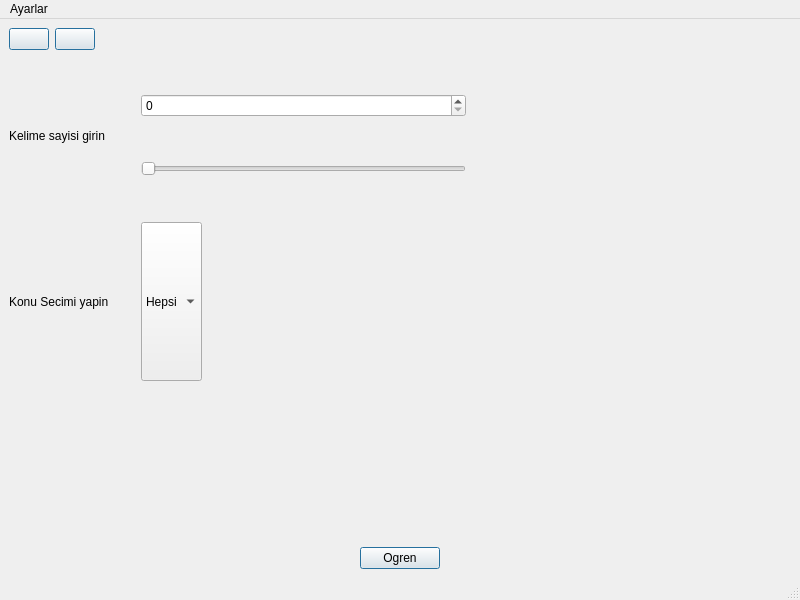
<?xml version="1.0" encoding="UTF-8"?>
<ui version="4.0">
 <class>MainWindow</class>
 <widget class="QMainWindow" name="MainWindow">
  <property name="geometry">
   <rect>
    <x>0</x>
    <y>0</y>
    <width>800</width>
    <height>600</height>
   </rect>
  </property>
  <property name="windowTitle">
   <string>MainWindow</string>
  </property>
  <widget class="QWidget" name="centralwidget">
   <layout class="QVBoxLayout" name="verticalLayout_2">
    <item>
     <layout class="QHBoxLayout" name="horizontalLayout_3">
      <item>
       <widget class="QPushButton" name="pushButton_geri">
        <property name="text">
         <string/>
        </property>
        <property name="icon">
         <iconset>
          <normaloff>geri.png</normaloff>geri.png</iconset>
        </property>
        <property name="default">
         <bool>true</bool>
        </property>
       </widget>
      </item>
      <item>
       <widget class="QPushButton" name="pushButton_anasayfa">
        <property name="text">
         <string/>
        </property>
        <property name="icon">
         <iconset>
          <normaloff>main.png</normaloff>main.png</iconset>
        </property>
        <property name="default">
         <bool>true</bool>
        </property>
       </widget>
      </item>
      <item>
       <spacer name="horizontalSpacer_5">
        <property name="orientation">
         <enum>Qt::Orientation::Horizontal</enum>
        </property>
        <property name="sizeHint" stdset="0">
         <size>
          <width>40</width>
          <height>20</height>
         </size>
        </property>
       </spacer>
      </item>
     </layout>
    </item>
    <item>
     <layout class="QHBoxLayout" name="horizontalLayout">
      <item>
       <widget class="QLabel" name="label">
        <property name="sizePolicy">
         <sizepolicy hsizetype="Preferred" vsizetype="Expanding">
          <horstretch>0</horstretch>
          <verstretch>0</verstretch>
         </sizepolicy>
        </property>
        <property name="text">
         <string>Kelime sayisi girin         </string>
        </property>
       </widget>
      </item>
      <item>
       <layout class="QVBoxLayout" name="verticalLayout">
        <item>
         <widget class="QSpinBox" name="spinBox"/>
        </item>
        <item>
         <widget class="QSlider" name="horizontalSlider">
          <property name="orientation">
           <enum>Qt::Orientation::Horizontal</enum>
          </property>
         </widget>
        </item>
       </layout>
      </item>
      <item>
       <spacer name="horizontalSpacer_2">
        <property name="orientation">
         <enum>Qt::Orientation::Horizontal</enum>
        </property>
        <property name="sizeHint" stdset="0">
         <size>
          <width>40</width>
          <height>20</height>
         </size>
        </property>
       </spacer>
      </item>
     </layout>
    </item>
    <item>
     <layout class="QHBoxLayout" name="horizontalLayout_2">
      <item>
       <widget class="QLabel" name="label_2">
        <property name="text">
         <string>Konu Secimi yapin        </string>
        </property>
       </widget>
      </item>
      <item>
       <widget class="QComboBox" name="comboBox">
        <property name="sizePolicy">
         <sizepolicy hsizetype="Preferred" vsizetype="Expanding">
          <horstretch>0</horstretch>
          <verstretch>0</verstretch>
         </sizepolicy>
        </property>
        <item>
         <property name="text">
          <string>Hepsi</string>
         </property>
        </item>
       </widget>
      </item>
      <item>
       <spacer name="horizontalSpacer">
        <property name="orientation">
         <enum>Qt::Orientation::Horizontal</enum>
        </property>
        <property name="sizeHint" stdset="0">
         <size>
          <width>40</width>
          <height>20</height>
         </size>
        </property>
       </spacer>
      </item>
     </layout>
    </item>
    <item>
     <spacer name="verticalSpacer">
      <property name="orientation">
       <enum>Qt::Orientation::Vertical</enum>
      </property>
      <property name="sizeHint" stdset="0">
       <size>
        <width>20</width>
        <height>40</height>
       </size>
      </property>
     </spacer>
    </item>
    <item>
     <layout class="QHBoxLayout" name="horizontalLayout_4">
      <item>
       <spacer name="horizontalSpacer_3">
        <property name="orientation">
         <enum>Qt::Orientation::Horizontal</enum>
        </property>
        <property name="sizeHint" stdset="0">
         <size>
          <width>40</width>
          <height>20</height>
         </size>
        </property>
       </spacer>
      </item>
      <item>
       <widget class="QPushButton" name="pushButton_ogren">
        <property name="text">
         <string>Ogren</string>
        </property>
        <property name="default">
         <bool>true</bool>
        </property>
       </widget>
      </item>
      <item>
       <spacer name="horizontalSpacer_4">
        <property name="orientation">
         <enum>Qt::Orientation::Horizontal</enum>
        </property>
        <property name="sizeHint" stdset="0">
         <size>
          <width>40</width>
          <height>20</height>
         </size>
        </property>
       </spacer>
      </item>
     </layout>
    </item>
   </layout>
  </widget>
  <widget class="QMenuBar" name="menubar">
   <property name="geometry">
    <rect>
     <x>0</x>
     <y>0</y>
     <width>800</width>
     <height>37</height>
    </rect>
   </property>
   <widget class="QMenu" name="menuAyarlar">
    <property name="title">
     <string>Ayarlar</string>
    </property>
    <widget class="QMenu" name="menuDarkmode">
     <property name="title">
      <string>Tema</string>
     </property>
     <addaction name="actionWhite"/>
     <addaction name="actionDark"/>
    </widget>
    <addaction name="menuDarkmode"/>
   </widget>
   <addaction name="menuAyarlar"/>
  </widget>
  <widget class="QStatusBar" name="statusbar"/>
  <action name="actionWhite">
   <property name="text">
    <string>White</string>
   </property>
  </action>
  <action name="actionDark">
   <property name="text">
    <string>Dark</string>
   </property>
  </action>
 </widget>
 <resources/>
 <connections/>
</ui>
